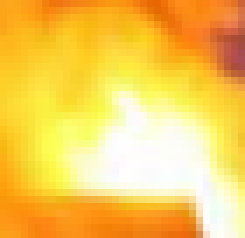
#> input picture dataset/fire1.png, 35 x 34 px (shown 7 times larger); its folder holds 2 pictures in this run
$ python SVM_1.py
#> lines starting #> are read from the running program, lines starting #| are printed output that depends on the picture; pictures that were not available may be replaced by others from this repository, and a replacement may not be noted
import cv2
import pandas
import numpy
from sklearn.svm import SVC,NuSVC,LinearSVC
from sklearn.model_selection import train_test_split
from PIL import Image

def PrepairImage():
    test = []
    photo = cv2.imread("firetest.jpg")
    fret = photo
    photo = cv2.copyMakeBorder(photo, 1, 1, 1, 1, cv2.BORDER_CONSTANT, value=0)
    height, width, channels = photo.shape

    for y in range(1, height-1):
        for x in range(1, width-1):
            test.append((photo[y-1, x-1][0],photo[y-1, x-1][1],photo[y-1, x-1][2],
                 photo[y-1, x][0], photo[y-1, x][1], photo[y-1, x][2],
                 photo[y-1, x+1][0], photo[y-1, x+1][1], photo[y-1, x+1][2],
                 photo[y, x-1][0], photo[y, x-1][1], photo[y, x-1][2],
                 photo[y, x][0], photo[y, x][1], photo[y, x][2],
                 photo[y, x+1][0], photo[y, x+1][1], photo[y, x+1][2],
                 photo[y+1, x+1][0],photo[y+1, x+1][1],photo[y+1, x+1][2],
                 photo[y+1, x+1][0], photo[y+1, x+1][1], photo[y+1, x+1][2],
                 photo[y+1, x+1][0], photo[y+1, x+1][1], photo[y+1, x+1][2]))
    return test, width, height, fret

X=[]
label=[]
sizeOfDataSet = 10
myDataSet=pandas.DataFrame()
for i in range(sizeOfDataSet+1):
    photo = cv2.imread("dataset/fire"+str(i+1)+".png")
#> photo is the input picture: shape (34, 35, 3); mean B, G, R 88.8, 202.9, 248.8
    photo = cv2.copyMakeBorder(photo, 1, 1, 1, 1, cv2.BORDER_CONSTANT, value=0)
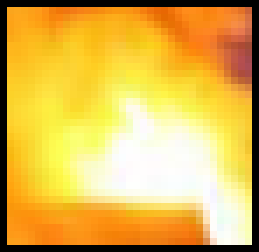
#> photo: shape (36, 37, 3) (shown 7 times larger); mean B, G, R 79.3, 181.3, 222.3
    height, width, channels = photo.shape
#> height = 36; width = 37; channels = 3
    for y in range(1, height-1):
        for x in range(1,  width-1):
            f = (photo[y-1, x-1][0],photo[y-1, x-1][1],photo[y-1, x-1][2],
                 photo[y-1, x][0], photo[y-1, x][1], photo[y-1, x][2],
                 photo[y-1, x+1][0], photo[y-1, x+1][1], photo[y-1, x+1][2],
                 photo[y, x-1][0], photo[y, x-1][1], photo[y, x-1][2],
                 photo[y, x][0], photo[y, x][1], photo[y, x][2],
                 photo[y, x+1][0], photo[y, x+1][1], photo[y, x+1][2],
                 photo[y+1, x+1][0],photo[y+1, x+1][1],photo[y+1, x+1][2],
                 photo[y+1, x+1][0], photo[y+1, x+1][1], photo[y+1, x+1][2],
                 photo[y+1, x+1][0], photo[y+1, x+1][1], photo[y+1, x+1][2])
            X.append(f)
            label.append(1)
#> after the loop, X = 1190 items; label = 1190 values from 1 to 1
#> pass 3 of the loop `for i in range(sizeOfDataSet+1):`:
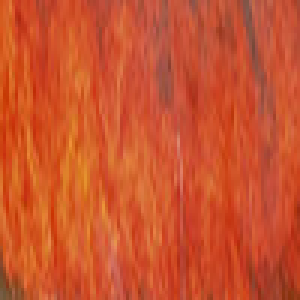
#> input picture dataset/fire11.png, 100 x 100 px, given in place of fire3.png, which was not available (shown 3 times larger)
#> photo is the input picture: shape (100, 100, 3); mean B, G, R 44.9, 83.5, 202.9
#> `photo = cv2.copyMakeBorder(photo, 1, 1, 1, 1, cv2.BORDER_CONSTANT, val..`:
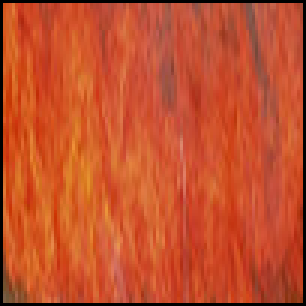
#> photo: shape (102, 102, 3) (shown 3 times larger); mean B, G, R 43.2, 80.3, 195
#> after the loop `for y in range(1, height-1):`: X = 12380 items; label = 12380 values from 1 to 1
#> (the run stopped early here; a loop or call above may not have finished)
